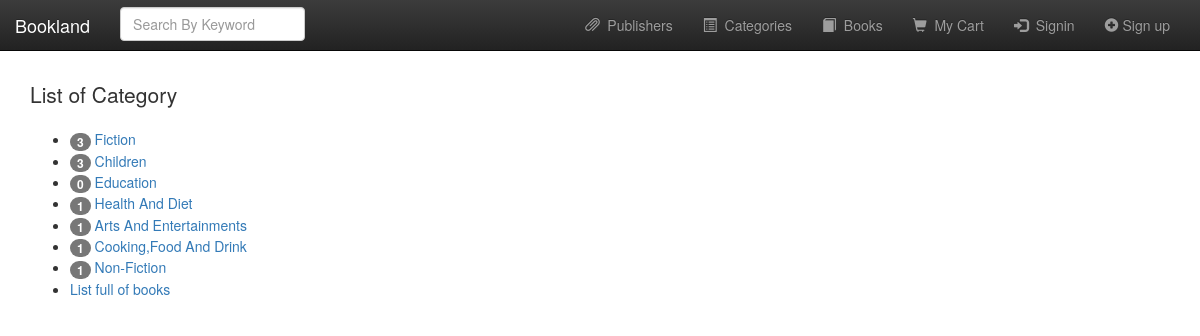
Page /category_list.php on the committed database.
### tables this page shows
CREATE TABLE IF NOT EXISTS `category` (
  `categoryid` int(10) NOT NULL AUTO_INCREMENT,
  `category_name` varchar(60) NOT NULL,
  PRIMARY KEY (`categoryid`)
);

### classes/DBUtils.php (called while the page is built, shortened)
<?php
class DBUtils {
	private $conn;
	public function __construct($configFile = "config.ini") {
	if ($config = parse_ini_file($configFile)) {
					$host = $config["host"];
					$database = $config["database"];
					$user = $config["user"];
					$password = $config["password"];
					$this->conn = new PDO("mysql:host=$host;dbname=$database", $user, $password);
					$this->conn->setAttribute(PDO::ATTR_ERRMODE, PDO::ERRMODE_EXCEPTION);
			}
	}
public function findAllCategories(){
	try {
			$query = "select * from category";
			$st = $this->conn->query($query);
			$rez = $st->fetchAll();
			$categories= [];
			foreach($rez as $elem) {
				$category = new Category($elem);
				$categories[] = $category;
			}
			return $categories;
		} catch(PDOException $e) {
			echo $e->getMessage();
			return [];
		}
}
}

### classes/Category.php (called while the page is built, shortened)
<?php
class Category
{
  private $id;
  private $name;
  function __construct($pom)
  {
    $this->id=$pom["categoryid"];
    $this->name=$pom["category_name"];
  }
    public function getId()
    {
        return $this->id;
    }
    public function getName()
    {
        return $this->name;
    }
}
 ?>

### category_list.php (the view, shortened to what this page needs)
<?php
	 require_once "classes/DBUtils.php";
	 require_once "classes/Book.php";
	 require_once "classes/Category.php";
	 $conn = new DBUtils();
	 $categories=$conn->findAllCategories();
	require "./template/header.php";
?>
	<p class="lead">List of Category</p>
	<ul>
	<?php
			foreach ($categories as $category) {
			$count = 0;
			$books=$conn->getAllBooks();
			foreach ($books as $book) {
					if($book->getCategoryID() == $category->getId()){
						$count++;
					}
				}
	?>
		<li>
			<span class="badge"><?php echo $count; ?></span>
		    <a href="bookPerCat.php?catid=<?php echo $category->getId(); ?>"><?php echo $category->getName(); ?></a>
		</li>
	<?php } ?>
		<li>
			<a href="books.php">List full of books</a>
		</li>
	</ul>
<?php
	require "./template/footer.php";
?>

### rows in the picture
category: count "3", category_name "Fiction"
category: count "3", category_name "Children"
category: count "0", category_name "Education"
category: count "1", category_name "Health And Diet"
category: count "1", category_name "Arts And Entertainments"
category: count "1", category_name "Cooking,Food And Drink"
category: count "1", category_name "Non-Fiction"
